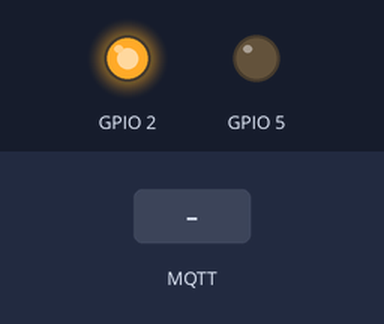
Bench run of a sketch on a simulated ESP8266 (NodeMCU). Parts: output pins drawn as LEDs (lit = HIGH, except the on-board LED, lit = LOW). The inputs (shaded band) are chosen by the test bench. WiFi joins after 1.5 s; servers stay silent unless stated; no MQTT or app messages arrive unless stated; what the sketch prints to the serial monitor is not drawn.

Above: at 2.7 s.
2.8 s: MQTT message "0" arrives on the first subscribed topic
At 4.2 s:
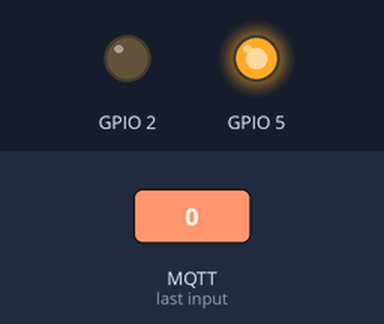
5.8 s: MQTT message "1" arrives on the first subscribed topic
At 6.5 s:
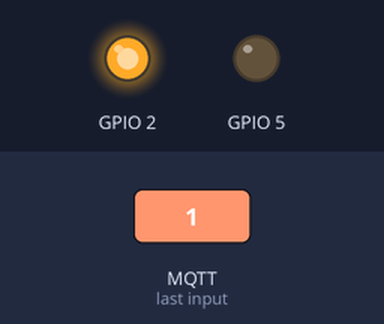
Timing chart, 0 to 8.8 s (numbered marks = the images above; inputs shaded):
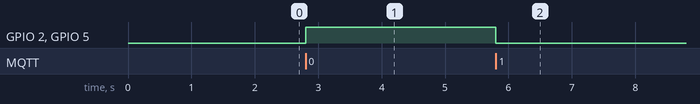

The sketch:

pametna_lampa.ino
```cpp
#include <ESP8266WiFi.h>
#include <PubSubClient.h>


const char* ssid = "MW40V_7B62";
const char* password = "77547599";

//online server
const char* mqtt_server = "broker.hivemq.com";

const char* flag = "0";
long timeBetweenMessages = 1000 * 20 * 1;
long lastMsg = 0;

WiFiClient espClient;
PubSubClient client(espClient);


void setup_wifi() {
  delay(10);
  Serial.println();
  Serial.print("Connecting to ");
  Serial.println(ssid);
  pinMode(5,OUTPUT);
  WiFi.begin(ssid, password);
  while (WiFi.status() != WL_CONNECTED) {
    delay(500);
    Serial.print(".");
  }
  Serial.println("");
  Serial.print("WiFi connected - ESP IP address: ");
  Serial.println(WiFi.localIP());
}


void callback(String topic, byte* message, unsigned int length) {
  Serial.print("Message arrived on topic: ");
  Serial.print(topic);
  Serial.print(". Message: ");
  String messageTemp;

  for (int i = 0; i < length; i++) {
    Serial.print((char)message[i]);
    messageTemp += (char)message[i];
  }
  Serial.println();

//promijeniti temu ovdje:
  if(topic=="house/kitchen/light"){
      Serial.print("Changing Room lamp to ");
      if(messageTemp == "0"){
        digitalWrite(BUILTIN_LED, HIGH);
        digitalWrite(5,HIGH);
        Serial.print("On");
        flag="0";
      }
      else if(messageTemp == "1"){
        digitalWrite(BUILTIN_LED, LOW);
        digitalWrite(5,LOW);
        Serial.print("Off");
        flag="1";
      }
  }
  Serial.println();
}

void reconnect() {
  while (!client.connected()) {
    Serial.print("Attempting MQTT connection...");

   //promijeniti ime kljenta, ne mogu biti dva kljenta istog ID-a
    if (client.connect("ESP8266Client2")) {
      Serial.println("connected");
      //topic na koju se subscriba
      client.subscribe("house/kitchen/light");
    } else {
      Serial.print("failed, rc=");
      Serial.print(client.state());
      Serial.println(" try again in 5 seconds");
      delay(5000);
    }
  }
}

void setup() {
  pinMode(BUILTIN_LED, OUTPUT);
  Serial.begin(115200);
  setup_wifi();
  client.setServer(mqtt_server, 1883);
  client.setCallback(callback);
  // ovdje je publish kad se upali da inicijalizira svoje stanje drugim uređajima prijavljenim na temu
   if (client.publish("house/kitchen/light", flag)) {
      Serial.println("Publish ok");
    }

}


void loop() {
  if (!client.connected()) {
    reconnect();
  }
  if(!client.loop())
    client.connect("ESP8266Client");
  long now = millis();
  if (now - lastMsg > timeBetweenMessages ){
    lastMsg = now;
   /* if (client.publish("svjetlo/kuhinja", flag)) {
      Serial.println("Publish ok");
  }*/
}
}
```

Measured:
- after the input at 2.8 s, GPIO 2, GPIO 5: LOW → HIGH at once
- after the input at 5.8 s, GPIO 2, GPIO 5: HIGH → LOW at once
